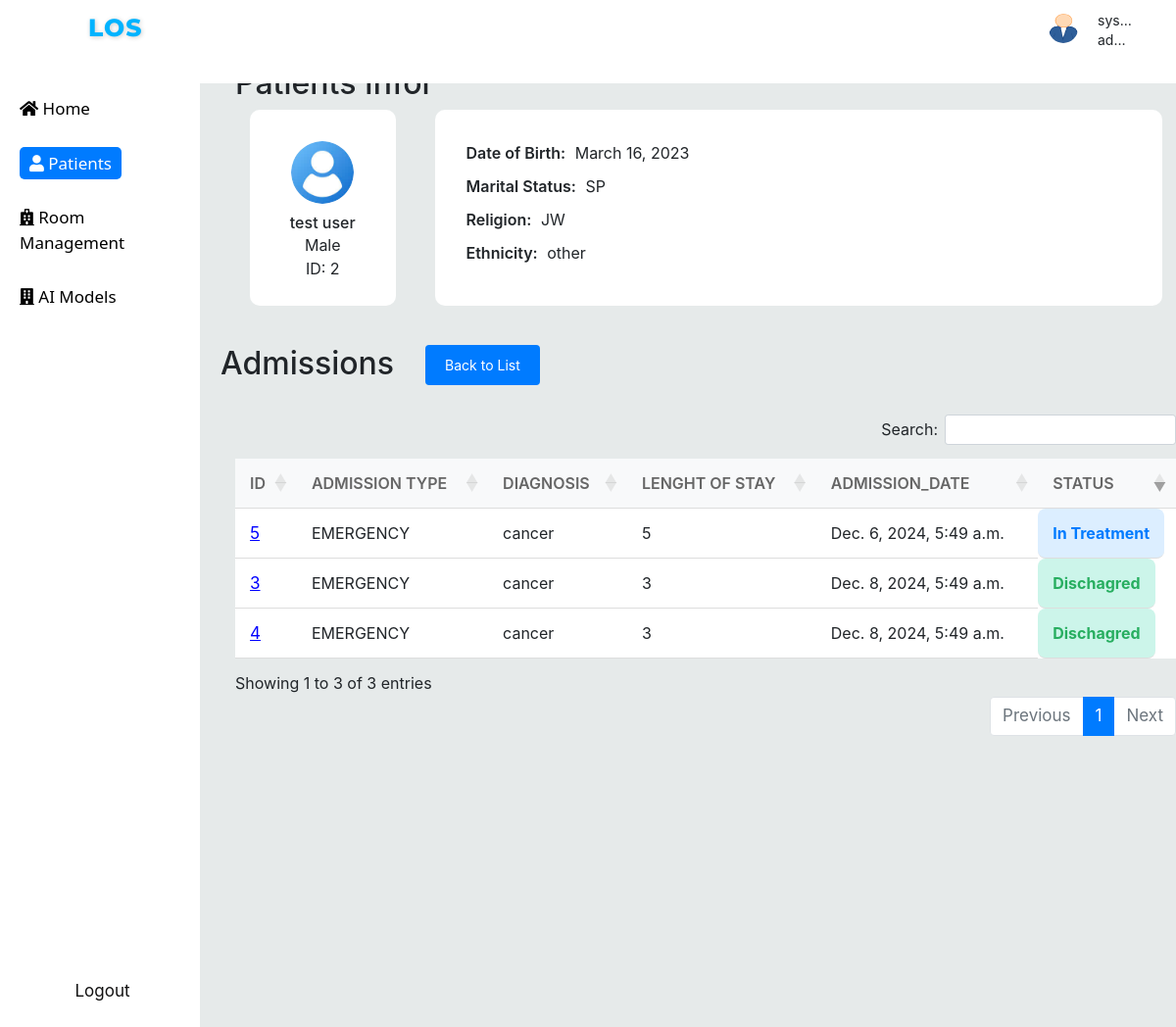
The app's page /patients/2 (signed in) with its own data.
### prediction_app/models.py (models this page shows, shortened)
class User(AbstractBaseUser):
    username = models.CharField(max_length=100, unique=True)
    ROLE_CHOICES = [
        ('admin', 'Admin'),
        ('doctor', 'Doctor'),
        ('patient', 'Patient'),
    ]
    role = models.CharField(
        max_length=10, choices=ROLE_CHOICES, default='admin')
    email = models.EmailField(
        verbose_name="email address",
        max_length=255,
        unique=True,
    )
    date_of_birth = models.DateField()
    is_active = models.BooleanField(default=True)
    created_time = models.DateTimeField(auto_now_add=True)
    updated_time = models.DateTimeField(auto_now=True)
    objects = UserManager()
    USERNAME_FIELD = "username"
    REQUIRED_FIELDS = ["date_of_birth"]
    def __str__(self):
        return self.username
    class Meta:
        verbose_name = _("user")
        verbose_name_plural = _("users")

class Patient(models.Model):
    GENDER_CHOICES = [
        ('M', 'Male'),
        ('F', 'Female'),
    ]
    MARITAL_STATUS_CHOICES = [
        ('SINGLE', 'SINGLE'),
        ('MARRIED', 'MARRIED'),
        ('WIDOWED', 'WIDOWED'),
        ('DIVORCED', 'DIVORCED'),
        ('SEPARATED', 'SEPARATED'),
        ('LIFE PARTNER', 'LIFE PARTNER'),
        ('UNKNOWN', 'UNKNOWN'),
    ]
    RELIGION_CHOICES = [
        ('CATHOLIC', 'CATHOLIC'),
        ('PROTESTANT QUAKER', 'PROTESTANT QUAKER'),
        ('UNOBTAINABLE', 'UNOBTAINABLE'),
        ('JEWISH', 'JEWISH'),
        ('NOT SPECIFIED', 'NOT SPECIFIED'),
        ('OTHER', 'OTHER'),
    ]
    ETHNICITY_CHOICES = [
        ('WHITE', 'WHITE'),
        ('BLACK/AFRICAN AMERICAN', 'BLACK/AFRICAN AMERICAN'),
        ('HISPANIC OR LATINO', 'HISPANIC OR LATINO'),
        ('ASIAN', 'ASIAN'),
        ('UNABLE TO OBTAIN', 'UNABLE TO OBTAIN'),
        ('UNKNOWN/NOT SPECIFIED  ', 'UNKNOWN/NOT SPECIFIED '),
        ('OTHER', 'OTHER'),
    ]
    first_name = models.CharField(max_length=50)
    last_name = models.CharField(max_length=50)
    age = models.PositiveIntegerField()
    phone_number = models.CharField(max_length=15, unique=True)
    date_of_birth = models.DateField()
    address = models.CharField(max_length=150,  blank=True, null=True)
    gender = models.CharField(max_length=1, choices=GENDER_CHOICES)
    marital_status = models.CharField(
        max_length=15, choices=MARITAL_STATUS_CHOICES, default='UNKNOWN')
    religion = models.CharField(
        max_length=20, choices=RELIGION_CHOICES)
    ethnicity = models.CharField(
        max_length=100,
        choices=ETHNICITY_CHOICES,
        null=True,
        blank=True,
        default='ASIAN'
    )
    photo = models.ImageField(
        upload_to='patient_photos/', blank=True, null=True)
    created_time = models.DateTimeField(auto_now_add=True)
    updated_time = models.DateTimeField(auto_now=True)
    def __str__(self):
        return f"{self.first_name} {self.last_name}"

class Admission(models.Model):
    LOS_LABLE_TO_NUMBER = {
        'Less than 3 days': 3,
        '3-7 days': 7,
        '7-14 days': 14,
        'More than 14 days': 14,
    }
    ADMISSION_TYPE_CHOICES = [
        ('EMERGENCY', 'EMERGENCY'),
        ('ELECTIVE', 'ELECTIVE'),
        ('URGENT', 'URGENT'),
    ]
    LOS_CHOICES = [
        ('Less than 3 days', 'Less than 3 days'),
        ('3-7 days', '3-7 days'),
        ('7-14 days', '7-14 days'),
        ('More than 14 days', 'More than 14 days'),
    ]
    STATUS_CHOICES = [
        ('In Treatment', 'In Treatment'),
        ('Dischagred', 'Dischagred'),
    ]
    INSURANCE_CHOICES = [
        ('Medicare', 'Medicare'),
        ('Private', 'Private'),
        ('Medicaid', 'Medicaid'),
        ('Government', 'Government'),
        ('Self Pay', 'Self Pay')
    ]
    ICD_CODE = [
        ('0', ' infectious and parasitic diseases'),
        ('1', ' neoplasms'),
        ('2', ' endocrine, nutritional and metabolic diseases, and immunity disorders'),
        ('3', ' diseases of the blood and blood-forming organs'),
        ('4', ' mental disorders'),
        ('5', ' diseases of the nervous system and sense organs'),
        ('6', ' diseases of the circulatory system'),
        ('7', ' diseases of the respiratory system'),
        ('8', ' diseases of the digestive system'),
        ('9', ' diseases of the genitourinary system'),
        ('10', ' complications of pregnancy, childbirth, and the puerperium'),
        ('11', ' diseases of the skin and subcutaneous tissue'),
        ('12', ' diseases of the musculoskeletal system and connective tissue'),
        ('13', ' congenital anomalies'),
        ('14', ' certain conditions originating in the perinatal period'),
        ('15', ' symptoms, signs, and ill-defined conditions'),
        ('16', ' injury and poisoning'),
    ]
    hadm_id = models.BigAutoField(primary_key=True)
    subject = models.ForeignKey(Patient, on_delete=models.CASCADE)
    insurance = models.TextField(max_length=10, choices=INSURANCE_CHOICES)
    diagnose = models.TextField()
    clinical_note = models.TextField(null=True, blank=True)
    icd_code = models.JSONField()
    admission_type = models.CharField(max_length=10, choices=ADMISSION_TYPE_CHOICES)
    los_number = models.IntegerField(null=True, blank=True, default=3)
    los_lable = models.CharField(
        null=True, blank=True, max_length=20, choices=LOS_CHOICES)
    los_actual = models.IntegerField(null=True, blank=True, default=0)
    status = models.CharField(
        null=True, blank=True, max_length=15, choices=STATUS_CHOICES, default='In Treatment')
    admittime = models.DateTimeField(auto_now_add=True)
    dischtime = models.DateTimeField(blank=True, null=True)
    dischtime_estimate = models.DateTimeField(blank=True, null=True)
    updated_time = models.DateTimeField(auto_now=True)
    room = models.ForeignKey(Room, on_delete=models.SET_NULL, null=True)
    def save(self, *args, **kwargs):
        if self.los_lable:
            self.los_number = self.LOS_LABLE_TO_NUMBER.get(self.los_lable)
        if self.admittime and self.los_number:
            self.dischtime_estimate = self.admittime + timedelta(days=self.los_number)
        elif self.admittime is None and self.los_number:
            self.dischtime_estimate = datetime.now() + timedelta(days=self.los_number)
        super().save(*args, **kwargs)

### prediction_app/views/patient_info.py (the view)
# urls.py: path('patients/<int:id>', get_patient_info, name='get_patient_info'),
@permission_classes([IsAuthenticated])
def get_patient_info(request, id):
    patient = Patient.objects.filter(id=id).first()
    admissions = Admission.objects.filter(subject=patient)
    for admission in admissions:
        if admission.los_number is not None:
            duaration = (now() - admission.admittime).days
            if duaration >= admission.los_number:
                admission.status = 'Dischagred'
            admission.save()
    allow_admission_request = admissions.filter(status="In Treatment").count() == 0
    return render(request, 'patient_info.html', {'patient': patient, 'admissions': admissions, "alow_admission_request": allow_admission_request})

### prediction_app/templates/patient_info.html (shortened to what this page needs)
{% extends "base.html" %}
{% load static %}
{% block style %}
{{ block.super }}
<link rel="stylesheet" href="{% static 'prediction_app/patient_info.css' %}">
{% endblock %}
{% block page %}
<div>
    <h2>Patients Infor</h2>
    <div class="row">
        <div class="column" style="background-color: white;width: 15%; margin-left: 30px;padding: 2rem">
            <div class="patient-card">
                <div class="patient-avatar">
                    <img src="{% static 'prediction_app/user.jpg' %}" alt="Patient Avatar" class="image123" />
                </div>
                <div class="patient-details" style="text-align: center;">
                    <h2 style="font-size: 1rem;white-space:nowrap;overflow:hidden;text-overflow:ellipsis;">{{ patient }}</h2>
                    <p style="margin-bottom: 0;">{{ patient.get_gender_display }}</p>
                    <p>ID: {{ patient.id }}</p>
                </div>
            </div>
        </div>
        <div class="column" style="background-color: white;width: 75%; padding: 2rem; margin-left: 30px;">
            <div class="info-row">
                <div class="info-item">
                    <strong>Date of Birth:</strong> {{ patient.date_of_birth }}
                </div>
            </div>
            <div class="info-row">
                <div class="info-item">
                    <strong>Marital Status:</strong> {{ patient.marital_status }}
                </div>
            </div>
            <div class="info-row">
                <div class="info-item">
                    <strong>Religion:</strong> {{ patient.religion }}
                </div>
            </div>
            <div class="info-row">
                <div class="info-item">
                    <strong>Ethnicity:</strong> {{ patient.ethnicity }}
                </div>
            </div>
        </div>
    </div>
    {% block content %}
    <div style="margin-bottom: 1.5rem;" class="row">
        <h2 style="margin-right: 2rem;">Admissions</h2>
        <form action="{% url 'get_patients' %}" method="get">
            <button style="background-color: #007bff;" class="add-btn" type="submit"> Back to List</button>
        </form>
    </div>
    <table id=patients class="patients-table" , style="background-color: white;">
        <thead>
            <tr>
                <th>ID</th>
                <th>ADMISSION TYPE</th>
                <th>DIAGNOSIS</th>
                <th>LENGHT OF STAY</th>
                <th>ADMISSION_DATE</th>
                <th>STATUS</th>
            </tr>
        </thead>
        <tbody>
            {% for admission in admissions %}
            <tr>
                <td><a href="{% url 'get_admission_info' id=patient.id admission_id=admission.hadm_id %}"
                        style="color:blue;text-decoration: underline;"> {{ admission.hadm_id }} </a> </td>
                <td>{{ admission.admission_type }}</td>
                <td>{{ admission.diagnose }}</td>
                <td>{{ admission.los_number }}</td>
                <td>{{ admission.admittime }}</td>
                {% if admission.status == "In Treatment" %}
                    <td class="status in-treatment">{{ admission.get_status_display }}</td>
                {% else %}
                    <td class="status discharged">{{ admission.get_status_display }}</td>
                {% endif %}
            </tr>
            {% endfor %}
        </tbody>
    </table>
    {% endblock %}
</div>
{% endblock %}
{% block patients %}
<div>
    <a style="color: white; background-color: #007bff;border-radius: 5px;padding: 5px 10px;text-decoration: none;"
        href="{% url 'get_patients' %}"> <i class="fas fa-user"></i> Patients</a>
</div>
{% endblock %}

### prediction_app/templates/base.html (shortened to what this page needs)
{% load static %}
<html>
<head>
    {% block style %}
    <link rel="stylesheet" href="//cdnjs.cloudflare.com/ajax/libs/twitter-bootstrap/4.0.0/css/bootstrap.css">
    <link rel="stylesheet" href="//cdn.datatables.net/1.10.16/css/dataTables.bootstrap4.min.css">
    <link rel="stylesheet" href="https://cdnjs.cloudflare.com/ajax/libs/font-awesome/5.15.4/css/all.min.css">
    <link rel="stylesheet" href="{% static 'prediction_app/style.css' %}">
    {% endblock %}
</head>
<body>
    <div class="grandparent">
        <div class="header">
            <div class="app-name">LoS</div>
            <div class="user-panel">
                <img src="{% static 'prediction_app/images.png' %}" alt="Form Image" class="image">
                <span class="user-name">{{request.user}}</span>
                <span class="user-name" style="top: 20px; text-align: center;">{{request.user.role}}</span>
            </div>
        </div>
        <div class="parent">
            <div class="sidenav">
                {% block home %}
                <div class="Home">
                    <a href="{% url 'home' %}"> <i class="fas fa-home"></i> Home</a>
                </div>
                {% endblock %}
                {% block patients %}{% endblock %}
                {% if user.role == "admin" or user.role == "doctor"%}
                {% block room %}
                <div class="Room-Management">
                    <a href="{% url 'manage_area' %}"> <i class="fas fa-hospital"></i> Room Management </a>
                </div>
                {% endblock %}
                {% block ai %}
                <div class="AI-Models">
                    <a href="{% url 'ai_model' %}"> <i class="fas fa-building"></i> AI Models </a>
                </div>
                {% endblock %}
                {% endif %}
                {% if user.is_authenticated %}
                <a href="{% url 'user_out' %}" style="
                    position: relative;
                    margin-left: auto;
                    margin-right: auto;
                    margin-top: auto;
                    margin-bottom: 4rem;
                    color: rgb(17, 16, 16);">Logout</a>
                {% endif %}
            </div>
            <div class="main-page">
                {% if user.is_authenticated %}
                {% block page %}
                {% endblock %}
                {% else %}
                <h3> Please sign-in to access this page</h3>
                {% endif %}
            </div>
        </div>
    </div>
</body>
</html>

### prediction_app/static/prediction_app/style.css (style rules this page uses)
.app-name { position: absolute; font-family: 'Montserrat', sans-serif; font-size: 25px; font-weight: 800; color: rgb(0, 179, 255); letter-spacing: 1px; text-transform: uppercase; text-shadow: 1px 1px 5px rgba(0, 0, 0, 0.2); top:10;left:90; margin-bottom: 50px; }
.sidenav { height: 100%; width: 17%; position: relative; z-index: 1; background-color: white; overflow-x: hidden; padding-top: 4rem; opacity: 20; padding-left: 5px; align-items: flex-start; display: flex; flex-direction: column; }
* { margin: 0; padding: 0; }
.sidenav div { margin-bottom: 10px; padding: 10px 15px; font-family: 'Segoe UI', sans-serif; }
a { color: black; text-decoration: none; font-size: 17px; text-align: center; }
.main-page { flex: 8; height: 100%; width: 100%; margin-top: 7%; margin-left: 3%; min-width: 20%; }
.parent { width: 100%; height: 100%; display: flex; align-items: center; margin-top: 2%; }
.grandparent { width: 100%; height: 100%; border-radius: 5px; background-color: #e5e9e9ee; overflow-y: auto; overflow-x: auto; }
.header { position: absolute; height: 8%; width: 100%; background-color: #FFF; text-align: center; align-items: center; z-index: 2; }
.image { position: absolute; height: 30px; width: 30px; top: 14px; right: 100px; border-radius:50%; margin-left: 20px; }
.user-name { position: absolute; margin-top: 10px; right: 20px; padding-right: 20px; max-width: 60px; white-space: nowrap; overflow: hidden; text-overflow: ellipsis; font-size: 14px; }
.user-panel { left: 95%; }

### prediction_app/static/prediction_app/patient_info.css (style rules this page uses)
.column { float: left; padding: 10%; border-radius:10px; margin-right: 10px; }
.row:after { content: ""; display: table; clear: both; }
.row { flex-wrap: nowrap; max-height: 200px; margin-bottom: 2.5rem; }
.patient-card { gap: 10px; display: flex; flex-direction: column; flex-wrap: nowrap; align-items: center; }
.patient-avatar img { width: 4rem; height: 4rem; border-radius: 50%; }
.patient-details h2 { margin: 0; font-size: 1.5rem; padding-left: 0px; width: 7rem; text-align: center; }
.back-btn, .add-btn { padding: 10px 20px; border: none; border-radius: 4px; cursor: pointer; font-size: 14px; color: #fff; }
.add-btn { background-color: #28a745; }
.status { padding: 5px 10px; border-radius: 4px; font-weight: bold; }
.status.discharged { background-color: #d4edda; color: #155724; }
.info-row { display: flex; justify-content: space-between; margin-bottom: 10px; }
.info-item { flex: 1; }
.info-item strong { font-weight: 600; margin-right: 5px; }
.patients-table { width: 100%; border-collapse: collapse; margin-top: -50px; }
.patients-table thead { background-color: #f8f9fa; }
.patients-table th, .patients-table td { padding: 15px; text-align: left; border-bottom: 1px solid #ddd; }
.patients-table th { color: #666; font-weight: 600; }
.status { display: inline-block; padding: 0.5rem 1rem; border-radius: 0.5rem; font-size: 1rem; font-weight: bold; text-align: center; color: #ffffff; width: fit-content; }
.status.discharged { background-color: #ccf5ea; color: #27ae60; }
.status.in-treatment { background-color: #dceeff; color: #007bff; }

### records on screen
User: user "sys…", user.role "admin"
Patient: first_name+last_name "test user", gender "Male", id "2", date_of_birth "March 16, 2023", marital_status "SP", religion "JW", ethnicity "other"
Admission: hadm_id "3", admission_type "EMERGENCY", diagnose "cancer", los_number "3", admittime "Dec. 8, 2024, 5:49 a.m.", status "Dischagred"
Admission: hadm_id "4", admission_type "EMERGENCY", diagnose "cancer", los_number "3", admittime "Dec. 8, 2024, 5:49 a.m.", status "Dischagred"
Admission: hadm_id "5", admission_type "EMERGENCY", diagnose "cancer", los_number "5", admittime "Dec. 6, 2024, 5:49 a.m.", status "In Treatment"
